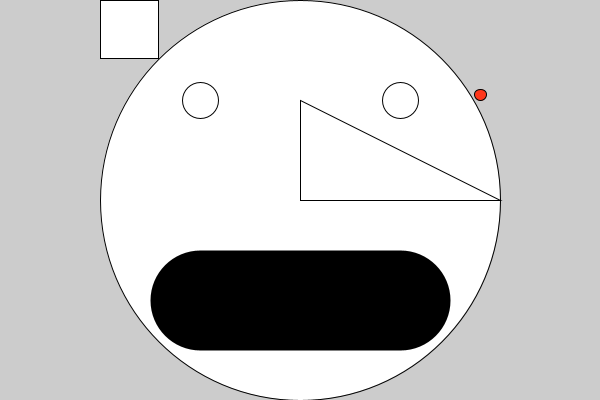
Frame 1 (no input)
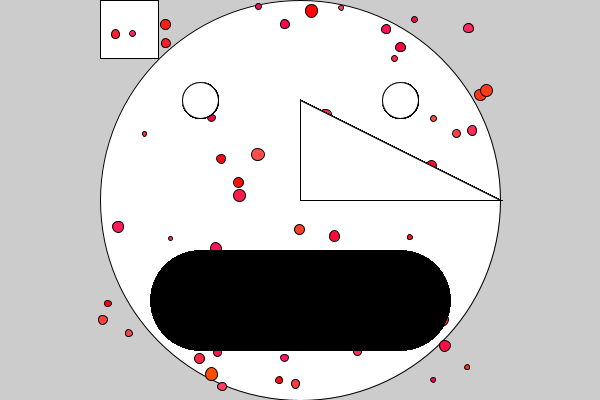
Frame 60 (the mouse pressed at the canvas centre just before this capture)
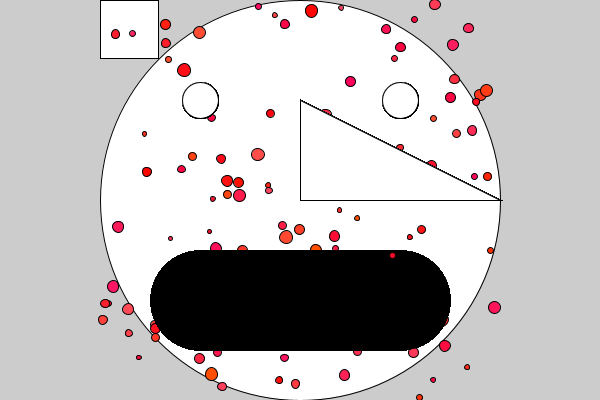
Frame 120 (the mouse held since frame 60 and released just before this capture)

The Processing sketch that drew these frames (run headless with seeded random() and noise(); from frame 60 on, the mouse is pressed at the canvas centre):

// Processing sketch: Measles
// ── Measles.pde
//Global Variables
int appWidth, appHeight, smallerDimension;
float faceX, faceY, faceDiameter;
float backgroundX, backgroundY, backgroundWidth, backgroundHeight;
float leftEyeX, leftEyeY, rightEyeX, rightEyeY, eyeDimater;
float noseX1, noseY1, noseX2, noseY2, noseX3, noseY3;
float mouthX1, mouthY1, mouthX2, mouthY2, mouthOpen, mouthReset;
float measleX, measleY, measleDiameter;
color resetColour=#FFFFFF;
//
void setup() {
  size( 600, 400); //fullScreen;
  appWidth = width; //displayWidth
  appHeight = height; //displayHeight
  //Ternary Operator
  smallerDimension = (appWidth >= appHeight) ? appHeight : appWidth;
  println("Smaller Dimension is", smallerDimension); //Started as local variable
  //
  //Population
  faceX = appWidth*1/2;
  faceY = appHeight*1/2;
  faceDiameter = smallerDimension;
  backgroundX = faceX - faceDiameter*1/2;
  backgroundY = faceY - faceDiameter*1/2;
  backgroundWidth = faceDiameter;
  backgroundHeight = faceDiameter;
  leftEyeX = backgroundX+smallerDimension*1/4;
  leftEyeY = backgroundY+smallerDimension*1/4;
  eyeDimater = smallerDimension*1/11;
  rightEyeX = backgroundX+smallerDimension*3/4;
  rightEyeY = leftEyeY;
  noseX1 = faceX;
  noseY1 = leftEyeY;
  noseX2 = faceX;
  noseY2 = faceY;
  noseX3 = backgroundWidth+backgroundX;
  noseY3 = faceY;
  mouthX1 = leftEyeX;
  mouthY1 = backgroundY+smallerDimension*3/4;
  mouthX2 = rightEyeX;
  mouthY2 = mouthY1;
  mouthOpen = smallerDimension*1/4;
  mouthReset = smallerDimension/smallerDimension; //1=reset
  //
  //DIVs
  rect( backgroundX, backgroundY, smallerDimension/2-sqrt(sq(smallerDimension/2)/2), smallerDimension/2-sqrt(sq(smallerDimension/2)/2) );
  ellipse( faceX, faceY, faceDiameter, faceDiameter );
  //4 Inscribed buttons on the background square not on the circle
  //Solve Isolceles leg length to find rect() width and height
  //2x^2 = radius^2
  rect( backgroundX, backgroundY, smallerDimension/2-sqrt(sq(smallerDimension/2)/2), smallerDimension/2-sqrt(sq(smallerDimension/2)/2) );
  println(backgroundX, smallerDimension, smallerDimension/2, sq( smallerDimension/2 ), sq( smallerDimension/2 ) /2, sqrt( sq( smallerDimension/2 ) /2 ), smallerDimension/2-sqrt(sq(smallerDimension/2)/2) );
  //
} //End setup
//
void draw() {
  ellipse ( leftEyeX, leftEyeY, eyeDimater, eyeDimater ); //Left Eye
  ellipse ( rightEyeX, rightEyeY, eyeDimater, eyeDimater ); //Right Eye
  triangle( noseX1, noseY1, noseX2, noseY2, noseX3, noseY3 ); //Nose
  strokeWeight(mouthOpen); 
  line( mouthX1, mouthY1, mouthX2, mouthY2 ); //mouth
  strokeWeight(mouthReset); //1=reset
  //
  color measleColour = color( 255, random(0,84), random(0, 103) );
  fill(measleColour);
  measleX = random( backgroundX, backgroundX+backgroundWidth );
  measleY = random( backgroundY, backgroundY+backgroundHeight );
  measleDiameter = random( smallerDimension*1/100, smallerDimension*1/30 );
  ellipse( measleX, measleY, measleDiameter, measleDiameter );
  fill(resetColour);
} //End draw                                                                                                                                                                                                          
//
void keyPressed() {
} //End keyPressed
//
void mousePressed() {
} //End mousePressed
//
//End MAIN Program
